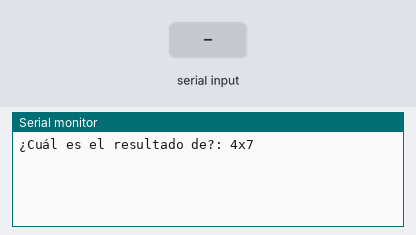
Recording of a sketch running on a simulated Arduino Uno, built with avr-gcc and run on an emulated ATmega328P. On the bench: the last lines printed to the serial monitor. Inputs (shaded band) come from the test bench. Random numbers use the default seed unless the sketch sets one.

Above: at 1.2 s.
1.3 s: "90,45\n" received over Serial
At 1.62 s:
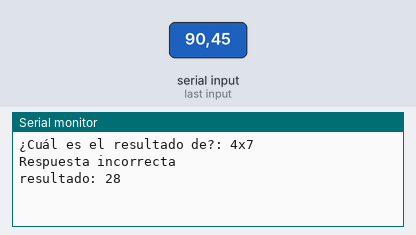
2.8 s: "30,150\n" received over Serial
At 4.11 s:
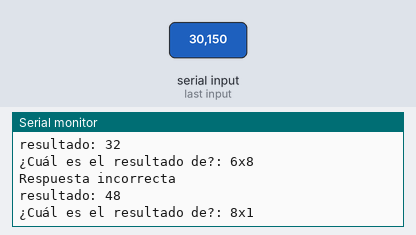
4.3 s: "5\n" received over Serial
At 6.12 s:
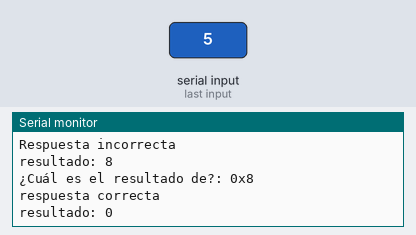
Timing chart, 0 to 7.6 s (numbered marks = the images above; inputs shaded):
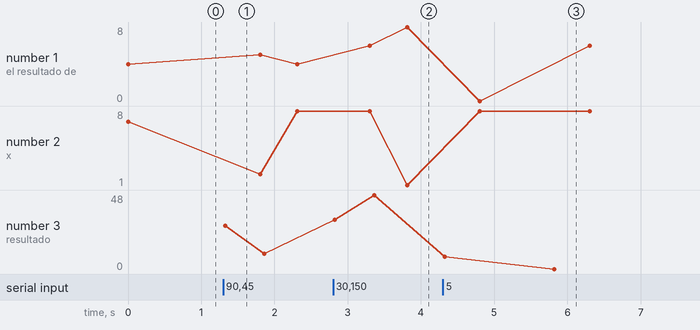

Measured:
- after the input at 1.3 s, the serial monitor: prints a new line at once (image 1)
- after the input at 2.8 s, the serial monitor: prints a new line after 0.56 s (image 2)
- after the input at 4.3 s, the serial monitor: prints a new line after 1.5 s (image 3)
- plotted number 2: 7 → 8 after the input at 1.3 s, 8 → 1 after the input at 2.8 s
- plotted number 3: 10 → 48 after the input at 2.8 s

The sketch:

Comunicaci_n_serial.ino
```cpp
int num1 = 3;
int num2 = 2;
int resultado = 0;
void setup() {
  Serial.begin(9600); // Inicializa la comunicación serial a 9600 baudios
  Serial.flush();
}

void loop() {
  num1 = random(0,9);
  num2 = random(0,9);
  Serial.print("¿Cuál es el resultado de?: ");
  Serial.print(num1);
  Serial.print("x");
  Serial.print(num2);
  Serial.println(" ");
  resultado = num1 * num2;
  while (!Serial.available()) { // Espera hasta que se presione una tecla
    // No hace nada
  }
  if (Serial.available()) { // Si hay datos disponibles en el puerto serie
    int valor = Serial.parseInt();// Lee el valor numérico
    if(valor == resultado){
      Serial.println("respuesta correcta");
    }
    else{
      Serial.println("Respuesta incorrecta");
    }
    Serial.print("resultado: ");
    Serial.println(resultado); // Imprime el valor en el monitor serie

  }
  delay(500);
  Serial.flush();
}
```
